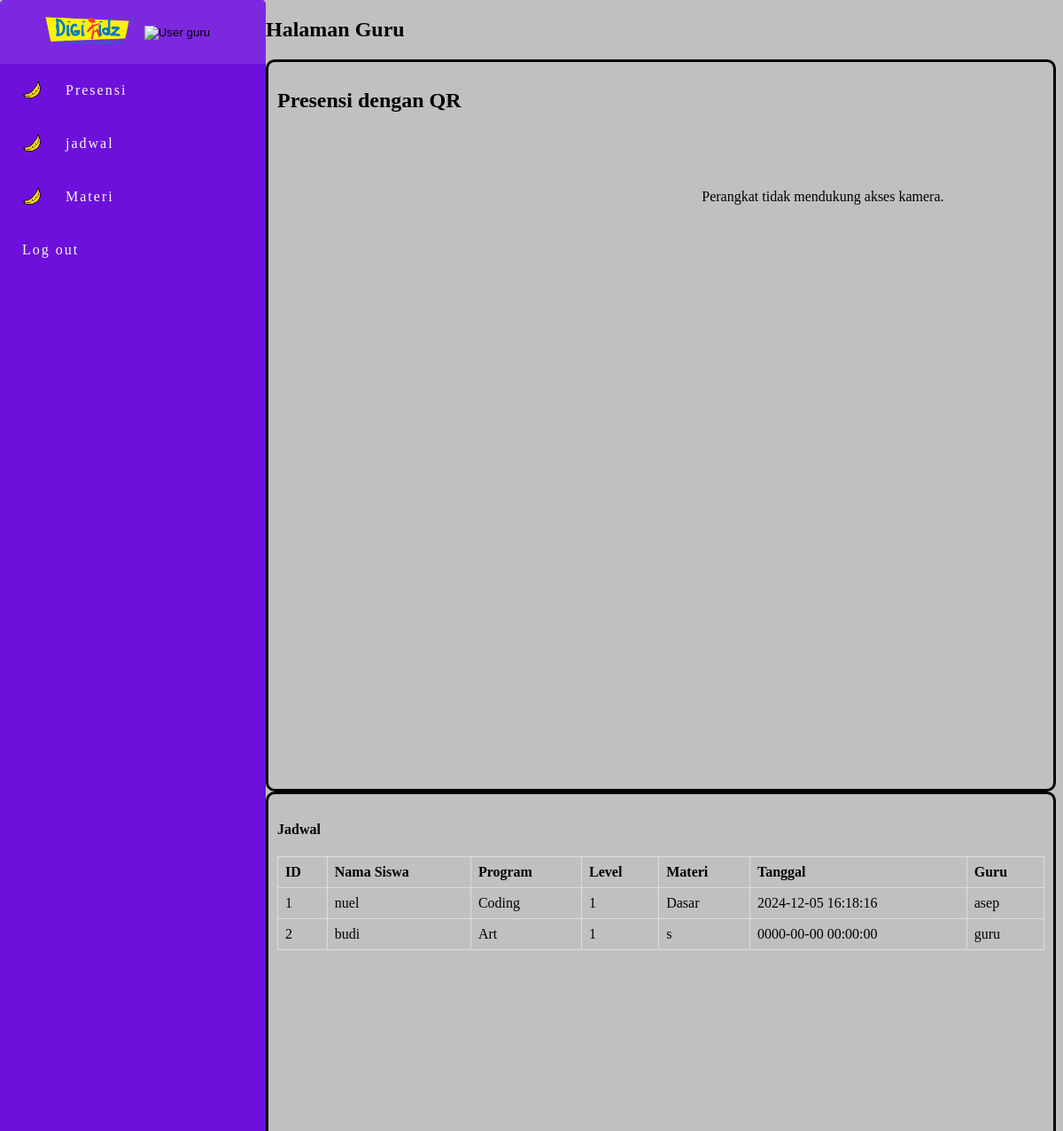
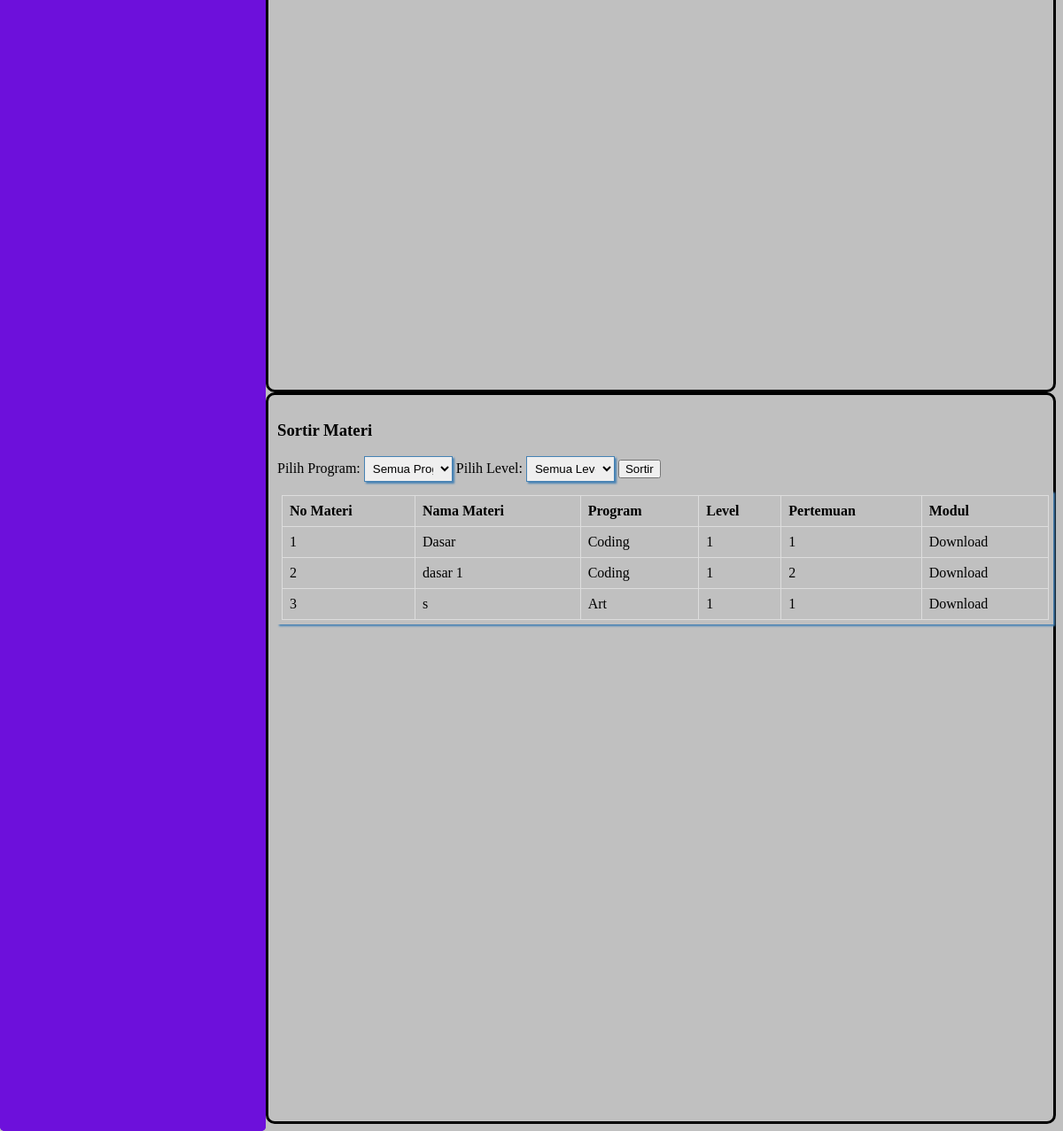
/guru/guru.php (signed in), run on the app's committed database (2 pictures, top to bottom).
### tables this page shows
CREATE TABLE `jadwal` (
  `id` varchar(10) NOT NULL,
  `nama_siswa` varchar(60) NOT NULL,
  `program` varchar(20) NOT NULL,
  `level` int(2) NOT NULL,
  `pertemuan` int(2) NOT NULL,
  `teacher` varchar(60) NOT NULL,
  `tanggal` datetime NOT NULL
);

CREATE TABLE `materi` (
  `id_materi` int(4) NOT NULL,
  `judul_materi` varchar(60) NOT NULL,
  `program` varchar(20) NOT NULL,
  `level` varchar(1) NOT NULL,
  `pertemuan` int(2) NOT NULL,
  `modul` varchar(40) NOT NULL
);

### guru/materi.php (the view, shortened to what this page needs)
<h3>Sortir Materi</h3>
<form method="get" action="">
    <label for="sort_program">Pilih Program:</label>
    <select name="sort_program" id="sort_program">
        <option value="">Semua Program</option>
    </select>
    <label for="sort_level">Pilih Level:</label>
    <select name="sort_level" id="sort_level">
        <option value="">Semua Level</option>
    </select>
    <input type="submit" value="Sortir">
</form>
<?php
include "../db.php";
$query = "SELECT * FROM materi WHERE 1=1";
$sql = mysqli_query($db, $query);
?>
<div
    style="width: 100%; max-height: 100vh; overflow-y: auto; margin-top: 10px; padding: 5px; box-shadow: steelblue 2px 2px 2px;">
    <table border="1">
        <tr>
            <th>No Materi</th>
            <th>Nama Materi</th>
            <th>Program</th>
            <th>Level</th>
            <th>Pertemuan</th>
            <th>Modul</th>
        </tr>
        <?php while ($row = mysqli_fetch_array($sql)) { ?>
            <tr>
                <td><?php echo $row['id_materi']; ?></td>
                <td><?php echo $row['judul_materi']; ?></td>
                <td><?php echo $row['program']; ?></td>
                <td><?php echo $row['level']; ?></td>
                <td><?php echo $row['pertemuan']; ?></td>
                <td><a href="modul/<?php echo $row['modul']; ?>">Download</a></td>
            </tr>
        <?php } ?>
    </table>
</div>

### guru/liatjadwal.php
<div class="tabel" style="display:flex;flex-direction: column;">
    <h4>Jadwal</h4>
    <table border="1">
        <tr>
            <th>ID</th>
            <th>Nama Siswa</th>
            <th>Program</th>
            <th>Level</th>
            <th>Materi</th>
            <th>Tanggal</th>
            <th>Guru</th>
        </tr>
        <?php
        $query = mysqli_query($db, "SELECT * ,materi.judul_materi as judul FROM jadwal ,materi WHERE jadwal.program = materi.program AND jadwal.level = materi.level AND jadwal.pertemuan = materi.pertemuan");
        $id = 1;
        while ($row = mysqli_fetch_array($query)) {
            echo "<tr>";
            echo "<td>" . $id . "</td>";
            echo "<td>" . $row['nama_siswa'] . "</td>";
            echo "<td>" . $row['program'] . "</td>";
            echo "<td>" . $row['level'] . "</td>";
            echo "<td>" . $row['judul'] . "</td>";
            echo "<td>" . $row['tanggal'] . "</td>";
            echo "<td>" . $row['teacher'] . "</td>";
            echo "</tr>";
            $id++;
        }
        ?>
    </table>
</div>

### qrcode/scan.php (style rules this page uses)
select { width: 100px; padding: 5px; border: 1px solid steelblue; box-shadow: steelblue 2px 2px 2px; box-sizing: border-box; }
option { padding: 5px; }
table { width: 100%; border-collapse: collapse; }
th, td { padding: 8px; text-align: left; border: 1px solid #ddd; }

### data on the page
jadwal: nama_siswa "nuel", materi.program "Coding", materi.level "1", materi.judul_materi "Dasar", tanggal "2024-12-05 16:18:16", teacher "asep"
jadwal: nama_siswa "budi", materi.program "Art", materi.level "1", materi.judul_materi "s", tanggal "0000-00-00 00:00:00", teacher "guru"
materi: id_materi "1", judul_materi "Dasar", program "Coding", level "1", pertemuan "1"
materi: id_materi "2", judul_materi "dasar 1", program "Coding", level "1", pertemuan "2"
materi: id_materi "3", judul_materi "s", program "Art", level "1", pertemuan "1"

### other printed values
$_SESSION['user'] "guru"
